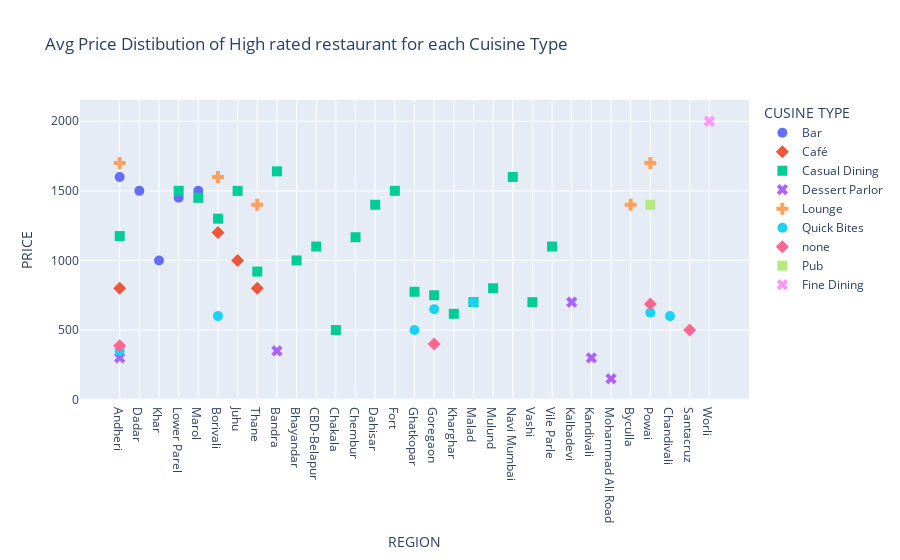

Here is the notebook cell this chart was saved with:
### Code cell
fig = px.scatter(highest_rated_price_df, x="REGION", y="PRICE", color="CUSINE TYPE", symbol="CUSINE TYPE",
            title=' Avg Price Distibution of High rated restaurant for each Cuisine Type').update_traces(marker_size=10)
fig.show()

### Figure 1 — Plotly figure (JSON) as saved in the notebook; plotly's stock layout.template omitted (floating-point values rounded to 4 significant figures)
{"data": [{"hovertemplate": "CUSINE TYPE=Bar<br>REGION=%{x}<br>PRICE=%{y}<extra></extra>", "legendgroup": "Bar", "marker": {"color": "#636efa", "size": 10, "symbol": "circle"}, "mode": "markers", "name": "Bar", "orientation": "v", "showlegend": true, "type": "scatter", "x": ["Andheri", "Dadar", "Khar", "Lower Parel", "Marol"], "xaxis": "x", "y": [1600, 1500, 1000, 1450, 1500], "yaxis": "y"}, {"hovertemplate": "CUSINE TYPE=Café<br>REGION=%{x}<br>PRICE=%{y}<extra></extra>", "legendgroup": "Café", "marker": {"color": "#EF553B", "size": 10, "symbol": "diamond"}, "mode": "markers", "name": "Café", "orientation": "v", "showlegend": true, "type": "scatter", "x": ["Andheri", "Borivali", "Juhu", "Thane"], "xaxis": "x", "y": [800, 1200, 1000, 800], "yaxis": "y"}, {"hovertemplate": "CUSINE TYPE=Casual Dining<br>REGION=%{x}<br>PRICE=%{y}<extra></extra>", "legendgroup": "Casual Dining", "marker": {"color": "#00cc96", "size": 10, "symbol": "square"}, "mode": "markers", "name": "Casual Dining", "orientation": "v", "showlegend": true, "type": "scatter", "x": ["Andheri", "Bandra", "Bhayandar", "Borivali", "CBD-Belapur", "Chakala", "Chembur", "Dahisar", "Fort", "Ghatkopar", "Goregaon", "Juhu", "Kharghar", "Lower Parel", "Malad", "Marol", "Mulund", "Navi Mumbai", "Thane", "Vashi", "Vile Parle"], "xaxis": "x", "y": [1175, 1640, 1000, 1300, 1100, 500, 1167.0, 1400, 1500, 775, 750, 1500, 616.7, 1500, 700, 1450, 800, 1600, 920, 700, 1100], "yaxis": "y"}, {"hovertemplate": "CUSINE TYPE=Dessert Parlor<br>REGION=%{x}<br>PRICE=%{y}<extra></extra>", "legendgroup": "Dessert Parlor", "marker": {"color": "#ab63fa", "size": 10, "symbol": "x"}, "mode": "markers", "name": "Dessert Parlor", "orientation": "v", "showlegend": true, "type": "scatter", "x": ["Andheri", "Bandra", "Kalbadevi", "Kandivali", "Mohammad Ali Road"], "xaxis": "x", "y": [300, 350, 700, 300, 150], "yaxis": "y"}, {"hovertemplate": "CUSINE TYPE=Lounge<br>REGION=%{x}<br>PRICE=%{y}<extra></extra>", "legendgroup": "Lounge", "marker": {"color": "#FFA15A", "size": 10, "symbol": "cross"}, "mode": "markers", "name": "Lounge", "orientation": "v", "showlegend": true, "type": "scatter", "x": ["Andheri", "Borivali", "Byculla", "Powai", "Thane"], "xaxis": "x", "y": [1700, 1600, 1400, 1700, 1400], "yaxis": "y"}, {"hovertemplate": "CUSINE TYPE=Quick Bites<br>REGION=%{x}<br>PRICE=%{y}<extra></extra>", "legendgroup": "Quick Bites", "marker": {"color": "#19d3f3", "size": 10, "symbol": "circle"}, "mode": "markers", "name": "Quick Bites", "orientation": "v", "showlegend": true, "type": "scatter", "x": ["Andheri", "Borivali", "Chandivali", "Ghatkopar", "Goregaon", "Malad", "Powai"], "xaxis": "x", "y": [350, 600, 600, 500, 650, 700, 625], "yaxis": "y"}, {"hovertemplate": "CUSINE TYPE=none<br>REGION=%{x}<br>PRICE=%{y}<extra></extra>", "legendgroup": "none", "marker": {"color": "#FF6692", "size": 10, "symbol": "diamond"}, "mode": "markers", "name": "none", "orientation": "v", "showlegend": true, "type": "scatter", "x": ["Andheri", "Goregaon", "Powai", "Santacruz"], "xaxis": "x", "y": [387.5, 400, 687.5, 500], "yaxis": "y"}, {"hovertemplate": "CUSINE TYPE=Pub<br>REGION=%{x}<br>PRICE=%{y}<extra></extra>", "legendgroup": "Pub", "marker": {"color": "#B6E880", "size": 10, "symbol": "square"}, "mode": "markers", "name": "Pub", "orientation": "v", "showlegend": true, "type": "scatter", "x": ["Powai"], "xaxis": "x", "y": [1400], "yaxis": "y"}, {"hovertemplate": "CUSINE TYPE=Fine Dining<br>REGION=%{x}<br>PRICE=%{y}<extra></extra>", "legendgroup": "Fine Dining", "marker": {"color": "#FF97FF", "size": 10, "symbol": "x"}, "mode": "markers", "name": "Fine Dining", "orientation": "v", "showlegend": true, "type": "scatter", "x": ["Worli"], "xaxis": "x", "y": [2000], "yaxis": "y"}], "layout": {"autosize": true, "legend": {"title": {"text": "CUSINE TYPE"}, "tracegroupgap": 0}, "title": {"text": " Avg Price Distibution of High rated restaurant for each Cuisine Type"}, "xaxis": {"anchor": "y", "autorange": true, "domain": [0, 1], "range": [-1.941, 31.94], "title": {"text": "REGION"}, "type": "category"}, "yaxis": {"anchor": "x", "autorange": true, "domain": [0, 1], "range": [-133.2, 2283.0], "title": {"text": "PRICE"}, "type": "linear"}}}
